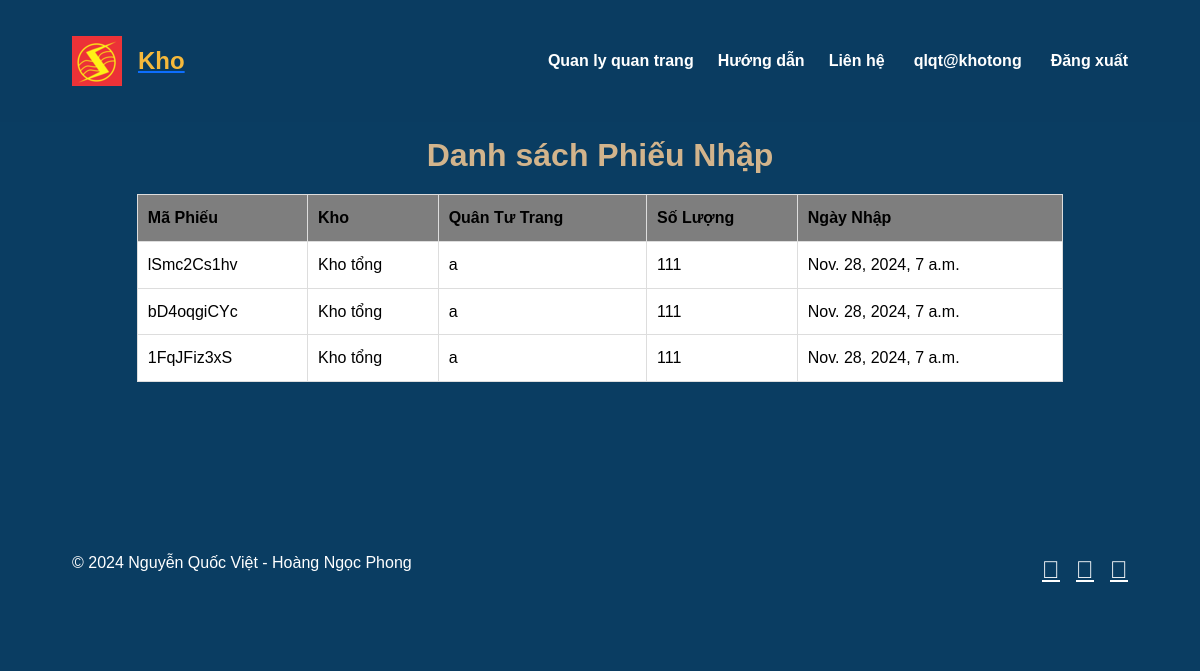
The app's page /nhap/ (signed in), older data.
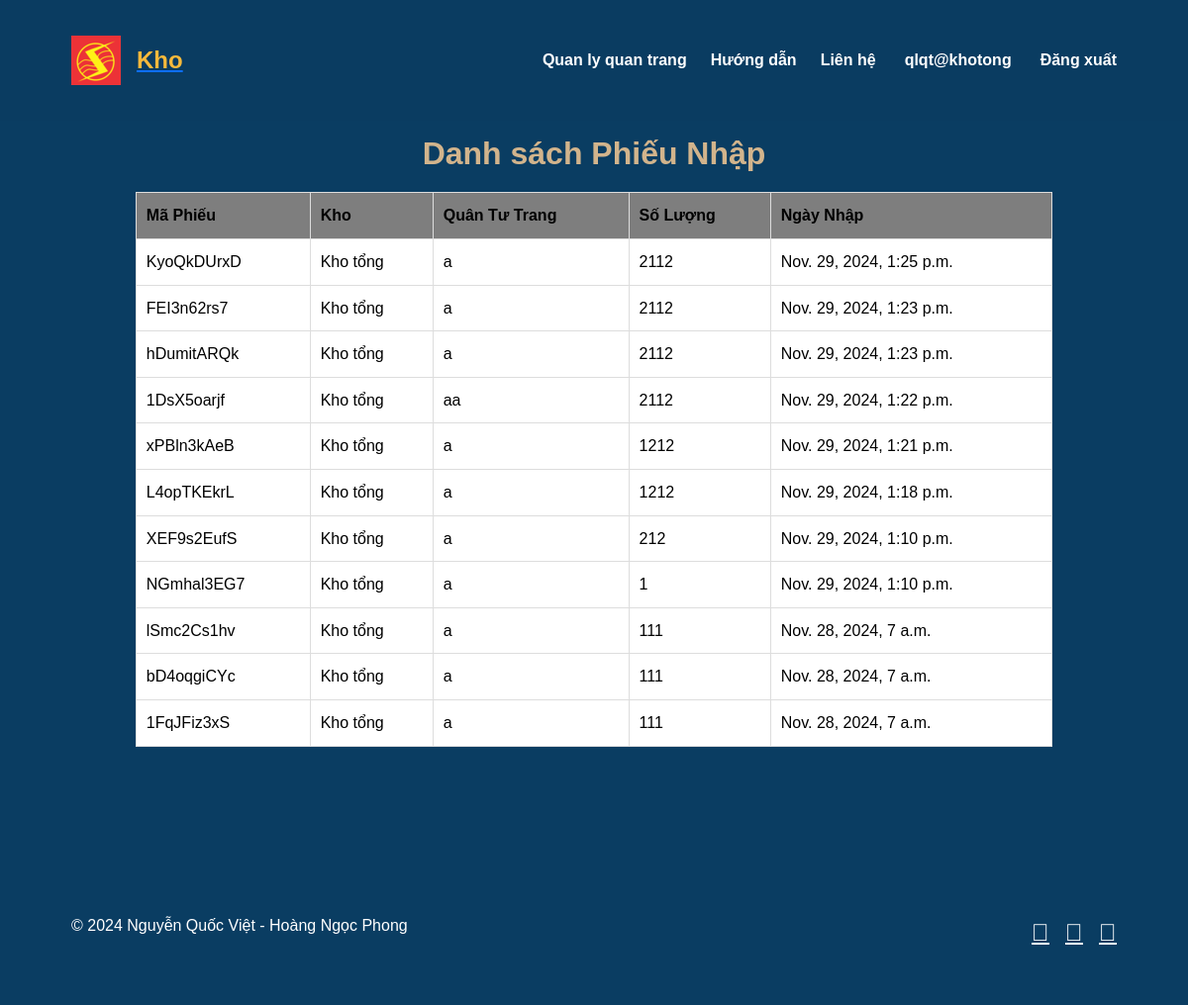
The same page, newer data.
### appQLQT/models.py (models this page shows, shortened)
class DonVi(models.Model):
    ten_don_vi = models.CharField(max_length=100)
    cap_do = models.CharField(max_length=20, choices=DON_VI_CHOICES)
    quan_li = models.ForeignKey(settings.AUTH_USER_MODEL, on_delete=models.CASCADE)
    don_vi_cha = models.ForeignKey('self', null=True, blank=True, on_delete=models.SET_NULL, related_name='sub_units')
    dashboard_template = models.CharField(max_length=50, default='dashboard.html')
    code = models.CharField(max_length=50 , blank=True , null=True)

class PhieuNhap(models.Model):
    code = models.CharField(max_length=10, unique=True, blank=True)
    kho = models.ForeignKey(Kho, on_delete=models.CASCADE)
    quan_tu_trang = models.ForeignKey(QuanTuTrang, on_delete=models.CASCADE)
    so_luong_nhap = models.PositiveIntegerField()
    ngay_nhap = models.DateTimeField(auto_now_add=True)

class Kho(models.Model):
    ten_kho = models.CharField(max_length=100)
    don_vi = models.OneToOneField('DonVi', on_delete=models.CASCADE, related_name='kho',null=True)  # Mỗi đơn vị có 1 kho
    quan_li_kho = models.ForeignKey(settings.AUTH_USER_MODEL, on_delete=models.CASCADE, related_name='managed_kho')

class QuanTuTrang(models.Model):
    ma_qtt = models.CharField(max_length=100,null=True , blank=True)
    ten_qtt = models.CharField(max_length=100)
    loai_qtt = models.CharField(max_length=50)
    kich_co = models.CharField(max_length=20, blank=True)

### appQLQT/views.py (the view)
# urls.py: path('nhap/', views.nhap_view, name='nhap'),
def nhap_view(request):
    user_profile = request.user.profile
    don_vi = user_profile.don_vi
    kho_records = Kho.objects.filter(don_vi=don_vi)
    don_vi_list12 = DonVi.objects.all()  # Loại trừ chính đơn vị hiện tại
    grouped_don_vi = defaultdict(list)
    for don_vi in don_vi_list12:  # Lặp qua danh sách đơn vị
        grouped_don_vi[don_vi.get_cap_do_display()].append(don_vi)
    grouped_don_vi = dict(grouped_don_vi)
    phieu_nhap_list = PhieuNhap.objects.filter(kho__in=kho_records).order_by('-ngay_nhap')
    kho_id = request.GET.get('kho_id')
    if kho_id:
        try:
            kho = Kho.objects.get(id=kho_id)
            phieu_nhap_list = phieu_nhap_list.filter(kho=kho)
        except Kho.DoesNotExist:
            pass
    don_vi = user_profile.don_vi
    return render(request, 'appstatic/phieu_nhap.html', {
        'phieu_nhap_list': phieu_nhap_list,
        'grouped_don_vi': grouped_don_vi,
        'don_vi': don_vi
    })

### appQLQT/templates/appstatic/phieu_nhap.html (shortened to what this page needs)
{% extends "appstatic/base.html" %}
{% block content %}
<div class="container">
    <h2 style="font-weight: bold;color: tan;">Danh sách Phiếu Nhập</h2>
    <table class="table table-bordered">
        <thead>
            <tr>
                <th>Mã Phiếu</th>
                <th>Kho</th>
                <th>Quân Tư Trang</th>
                <th>Số Lượng</th>
                <th>Ngày Nhập</th>
            </tr>
        </thead>
        <tbody>
            {% for phieu in phieu_nhap_list %}
                <tr>
                    <td>{{ phieu.code }}</td>
                    <td>{{ phieu.kho.ten_kho }}</td>
                    <td>{{ phieu.quan_tu_trang.ten_qtt }}</td>
                    <td>{{ phieu.so_luong_nhap }}</td>
                    <td>{{ phieu.ngay_nhap }}</td>
                </tr>
            {% empty %}
                <tr>
                    <td colspan="5" class="text-center">Không có phiếu nhập nào.</td>
                </tr>
            {% endfor %}
        </tbody>
    </table>
</div>
{% endblock %}

### appQLQT/templates/appstatic/base.html (shortened to what this page needs)
{% load static %}
<!DOCTYPE html>
<html lang="vi">
<head>
    <link href="https://cdn.jsdelivr.net/npm/bootstrap@5.3.2/dist/css/bootstrap.min.css" rel="stylesheet">
    <link rel="stylesheet" href="https://cdnjs.cloudflare.com/ajax/libs/font-awesome/6.0.0-beta3/css/all.min.css">
</head>
<body>
    {% include "appstatic/header.html" %}
    <main class="container">
        {% block content %}{% endblock %}
    </main>
    {% include "appstatic/footer.html" %}
</body>
</html>

### appQLQT/templates/appstatic/header.html (shortened to what this page needs)
{% load static %}
<header>
  <nav class="container">
    <a href="{% url 'D20' %}">
    <div class="logo-container">
        <img src="{% static 'image/logo.png' %}" alt="Logo" class="logo-image">
        <div class="logo">{{ don_vi.ten_don_vi }}</div>
      </div></a>
    <div class="nav-links">
        <a href="{% url 'manage_qtt' %}">Quan ly quan trang</a>
        <a href="#">Hướng dẫn</a>
        <a href="#">Liên hệ</a>
        {% if request.user.is_authenticated %}
        <a href="#" style="display: inline-flex; align-items: center;">
            {{ request.user.username }}
        </a>
        <a href="{% url 'logout' %}" style="display: inline-flex; align-items: center; color: var(--text-color);">
            Đăng xuất
        </a>
    {% else %}
        <a href="{% url 'login' %}" style="display: inline-flex; align-items: center; color: var(--text-color);">
            <i class="bi bi-box-arrow-in-right" style="margin-right: 5px;"></i>Đăng nhập
        </a>
    {% endif %}
    </div>
</nav>
</header>

### appQLQT/templates/appstatic/footer.html
<footer>
    <div class="container footer-content">
        <p>&copy; 2024 Nguyễn Quốc Việt - Hoàng Ngọc Phong</p>
        <div class="social-links">
            <a href="#" aria-label="Facebook">&#xf09a;</a>
            <a href="#" aria-label="Twitter">&#xf099;</a>
            <a href="#" aria-label="Instagram">&#xf16d;</a>
        </div>
    </div>
</footer>

### appQLQT/templates/appstatic/base.html (style rules this page uses)
:root { --primary-color: #0a3d62; --secondary-color: #3c6382; --accent-color: #f6b93b; --text-color: #ffffff; --background-color: #0a3d62; }
* { margin: 0; padding: 0; box-sizing: border-box; }
body { font-family: 'Roboto', sans-serif; background-color: var(--background-color); color: var(--text-color); line-height: 1.6; overflow-x: hidden; }
.container { width: 90%; max-width: 1200px; margin: 0 auto; }
header { background-color: rgba(10, 61, 98, 0.8); padding: 1rem 0; position: fixed; width: 100%; top: 0; z-index: 1000; transition: all 0.3s ease; }
nav { display: flex; justify-content: space-between; align-items: center; }
.logo-container { display: flex; align-items: center; gap: 1rem; }
.logo-image { width: 50px; height: 50px; object-fit: contain; }
.logo { font-size: 1.5rem; font-weight: bold; color: var(--accent-color); }
.nav-links { display: flex; gap: 1.5rem; }
.nav-links a { color: var(--text-color); text-decoration: none; font-weight: bold; transition: color 0.3s ease; position: relative; }
.nav-links a::after { content: ''; position: absolute; width: 0; height: 2px; bottom: -5px; left: 0; background-color: var(--accent-color); transition: width 0.3s ease; }
main { padding: 6rem 0 3rem; }
footer { background-color: rgba(10, 61, 98, 0.9); padding: 2rem 0; margin-top: 3rem; }
.footer-content { display: flex; justify-content: space-between; align-items: center; }
.social-links { display: flex; gap: 1rem; }
.social-links a { color: var(--text-color); font-size: 1.5rem; transition: color 0.3s ease, transform 0.3s ease; }

### appQLQT/templates/appstatic/phieu_nhap.html (style rules this page uses)
.container { margin: 20px auto; width: 90%; max-width: 1200px; font-family: Arial, sans-serif; }
h2 { text-align: center; color: #333; margin-bottom: 20px; }
.table { width: 100%; border-collapse: collapse; }
.table th, .table td { padding: 10px; text-align: left; border: 1px solid #ddd; }
.table th { background-color: #7e7e7e; }

Row changes from the older to the newer data that the page shows:
added PhieuNhap: code "KyoQkDUrxD", kho.ten_kho "Kho tổng", quan_tu_trang.ten_qtt "a", so_luong_nhap "2112", ngay_nhap "Nov. 29, 2024, 1:25 p.m."
added PhieuNhap: code "FEI3n62rs7", kho.ten_kho "Kho tổng", quan_tu_trang.ten_qtt "a", so_luong_nhap "2112", ngay_nhap "Nov. 29, 2024, 1:23 p.m."
added PhieuNhap: code "hDumitARQk", kho.ten_kho "Kho tổng", quan_tu_trang.ten_qtt "a", so_luong_nhap "2112", ngay_nhap "Nov. 29, 2024, 1:23 p.m."
added PhieuNhap: code "1DsX5oarjf", kho.ten_kho "Kho tổng", quan_tu_trang.ten_qtt "aa", so_luong_nhap "2112", ngay_nhap "Nov. 29, 2024, 1:22 p.m."
added PhieuNhap: code "xPBln3kAeB", kho.ten_kho "Kho tổng", quan_tu_trang.ten_qtt "a", so_luong_nhap "1212", ngay_nhap "Nov. 29, 2024, 1:21 p.m."
added PhieuNhap: code "L4opTKEkrL", kho.ten_kho "Kho tổng", quan_tu_trang.ten_qtt "a", so_luong_nhap "1212", ngay_nhap "Nov. 29, 2024, 1:18 p.m."
added PhieuNhap: code "XEF9s2EufS", kho.ten_kho "Kho tổng", quan_tu_trang.ten_qtt "a", so_luong_nhap "212", ngay_nhap "Nov. 29, 2024, 1:10 p.m."
added PhieuNhap: code "NGmhal3EG7", kho.ten_kho "Kho tổng", quan_tu_trang.ten_qtt "a", so_luong_nhap "1", ngay_nhap "Nov. 29, 2024, 1:10 p.m."
